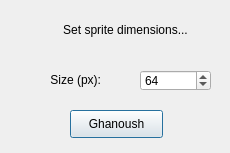
<?xml version="1.0" encoding="UTF-8"?>
<ui version="4.0">
 <class>ImageSizeDialog</class>
 <widget class="QDialog" name="ImageSizeDialog">
  <property name="geometry">
   <rect>
    <x>0</x>
    <y>0</y>
    <width>230</width>
    <height>153</height>
   </rect>
  </property>
  <property name="windowTitle">
   <string>Dialog</string>
  </property>
  <widget class="QSpinBox" name="widthSpinBox">
   <property name="geometry">
    <rect>
     <x>140</x>
     <y>70</y>
     <width>71</width>
     <height>21</height>
    </rect>
   </property>
   <property name="minimum">
    <number>8</number>
   </property>
   <property name="maximum">
    <number>128</number>
   </property>
   <property name="singleStep">
    <number>2</number>
   </property>
   <property name="value">
    <number>64</number>
   </property>
  </widget>
  <widget class="QLabel" name="label">
   <property name="geometry">
    <rect>
     <x>50</x>
     <y>20</y>
     <width>151</width>
     <height>20</height>
    </rect>
   </property>
   <property name="text">
    <string>Set sprite dimensions...</string>
   </property>
   <property name="alignment">
    <set>Qt::AlignCenter</set>
   </property>
  </widget>
  <widget class="QLabel" name="label_2">
   <property name="geometry">
    <rect>
     <x>30</x>
     <y>70</y>
     <width>71</width>
     <height>20</height>
    </rect>
   </property>
   <property name="text">
    <string>Size (px):</string>
   </property>
   <property name="alignment">
    <set>Qt::AlignRight|Qt::AlignTrailing|Qt::AlignVCenter</set>
   </property>
  </widget>
  <widget class="QPushButton" name="finishButton">
   <property name="geometry">
    <rect>
     <x>70</x>
     <y>110</y>
     <width>93</width>
     <height>28</height>
    </rect>
   </property>
   <property name="text">
    <string>Ghanoush</string>
   </property>
  </widget>
 </widget>
 <resources/>
 <connections/>
</ui>
